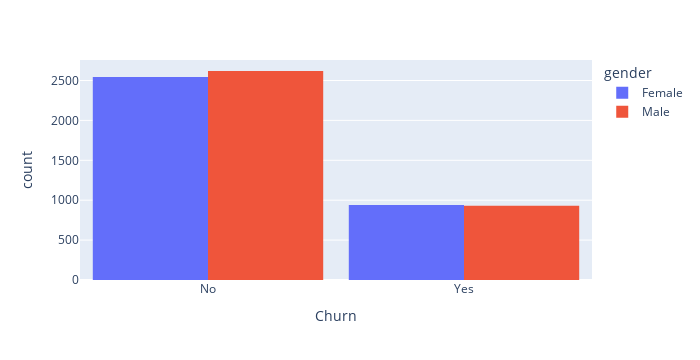

Source (notebook cell):
### Code cell
#we opted for pie chart
plt.figure(figsize=(6,6))#this to determine the size of the figure
labels=["Churn:Yes","Churn:No"]#this variable holds the label argument
values=[1869,5163]#this to hold the data to be visualized
label_gender=["F","M","F","M"]#this variable holds the genders'label argument
sizes_gender=[939,930,2544,2619]#this variable holds the label argument
colors=["#ff6666","#66b3ff"]#this variable holds the color argument
colors_gender =["#c2c2f0","#ffb3e6","#c2c2f0","#ffb3e6"]#this variable holds the color argument for gender
explode=(0.3,0.3)
explode_gender=(0.1,0.1,0.1,0.1)
textprops={"fontsize":15}
plt.pie(values,labels=labels,autopct="%1.1f%%",pctdistance=1.08,frame=True, labeldistance=0.8, startangle=90,
        explode=explode,radius=10,textprops=textprops,colors=colors,counterclock=True)
plt.pie(sizes_gender, labels=label_gender,colors=colors_gender, startangle=90, explode=explode_gender, radius=7,
        textprops=textprops, counterclock=True)
circle= plt.Circle((0,0),5,color="black",fc="white", linewidth=0)
fig=plt.gcf()
fig.gca().add_artist(circle)
plt.axis("equal")#this helps to reduce the size of the pie
plt.tight_layout()
#this pie showed that both male and female customers have similar churning attitude
#and churning is not gender-based
tabe = pd.crosstab(df["gender"],df["Churn"])
print(tabe)
fig = px.histogram(df,x='Churn', color="gender",barmode="group")
fig.update_layout(width=700,bargap=0.1)
fig.show()

### Figure 1 — Plotly figure (JSON) as saved in the notebook; plotly's stock layout.template omitted (floating-point values rounded to 4 significant figures; data arrays with more than 128 entries replaced by an {"elided": "..."} marker saying what was removed)
{"data": [{"alignmentgroup": "True", "bingroup": "x", "hovertemplate": "gender=Female<br>Churn=%{x}<br>count=%{y}<extra></extra>", "legendgroup": "Female", "marker": {"color": "#636efa", "pattern": {"shape": ""}}, "name": "Female", "offsetgroup": "Female", "orientation": "v", "showlegend": true, "type": "histogram", "x": {"elided": "3483 str values"}, "xaxis": "x", "yaxis": "y"}, {"alignmentgroup": "True", "bingroup": "x", "hovertemplate": "gender=Male<br>Churn=%{x}<br>count=%{y}<extra></extra>", "legendgroup": "Male", "marker": {"color": "#EF553B", "pattern": {"shape": ""}}, "name": "Male", "offsetgroup": "Male", "orientation": "v", "showlegend": true, "type": "histogram", "x": {"elided": "3549 str values"}, "xaxis": "x", "yaxis": "y"}], "layout": {"bargap": 0.1, "barmode": "group", "height": 360, "legend": {"title": {"text": "gender"}, "tracegroupgap": 0}, "margin": {"t": 60}, "width": 700, "xaxis": {"anchor": "y", "autorange": true, "domain": [0, 1], "range": [-0.5, 1.5], "title": {"text": "Churn"}, "type": "category"}, "yaxis": {"anchor": "x", "autorange": true, "domain": [0, 1], "range": [0, 2757.0], "title": {"text": "count"}}}}
